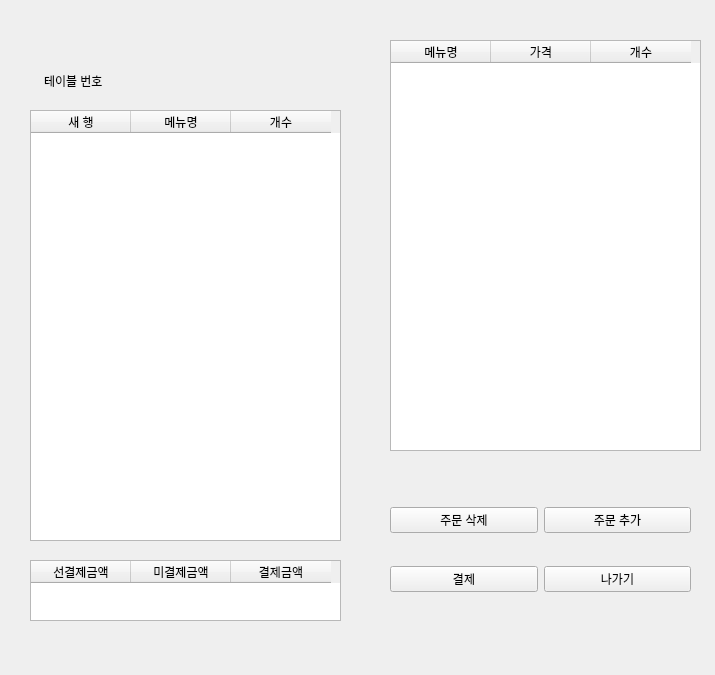
<?xml version="1.0" encoding="UTF-8"?>
<ui version="4.0">
 <class>tableForm</class>
 <widget class="QWidget" name="tableForm">
  <property name="geometry">
   <rect>
    <x>0</x>
    <y>0</y>
    <width>715</width>
    <height>675</height>
   </rect>
  </property>
  <property name="minimumSize">
   <size>
    <width>715</width>
    <height>675</height>
   </size>
  </property>
  <property name="maximumSize">
   <size>
    <width>715</width>
    <height>675</height>
   </size>
  </property>
  <property name="windowTitle">
   <string>Form</string>
  </property>
  <widget class="QWidget" name="tableInfoWidget" native="true">
   <property name="geometry">
    <rect>
     <x>0</x>
     <y>0</y>
     <width>711</width>
     <height>671</height>
    </rect>
   </property>
   <property name="minimumSize">
    <size>
     <width>711</width>
     <height>671</height>
    </size>
   </property>
   <property name="maximumSize">
    <size>
     <width>711</width>
     <height>671</height>
    </size>
   </property>
   <widget class="QLabel" name="label">
    <property name="geometry">
     <rect>
      <x>44</x>
      <y>60</y>
      <width>161</width>
      <height>41</height>
     </rect>
    </property>
    <property name="text">
     <string>테이블 번호</string>
    </property>
   </widget>
   <widget class="QWidget" name="layoutWidget">
    <property name="geometry">
     <rect>
      <x>390</x>
      <y>480</y>
      <width>301</width>
      <height>141</height>
     </rect>
    </property>
    <layout class="QGridLayout" name="gridLayout">
     <item row="0" column="0">
      <widget class="QPushButton" name="pushButton">
       <property name="text">
        <string>주문 삭제</string>
       </property>
      </widget>
     </item>
     <item row="0" column="1">
      <widget class="QPushButton" name="pushButton_2">
       <property name="text">
        <string>주문 추가</string>
       </property>
      </widget>
     </item>
     <item row="1" column="0">
      <widget class="QPushButton" name="pushButton_8">
       <property name="text">
        <string>결제</string>
       </property>
      </widget>
     </item>
     <item row="1" column="1">
      <widget class="QPushButton" name="pushButton_3">
       <property name="text">
        <string>나가기</string>
       </property>
      </widget>
     </item>
    </layout>
   </widget>
   <widget class="QTableWidget" name="tableWidget">
    <property name="geometry">
     <rect>
      <x>390</x>
      <y>40</y>
      <width>311</width>
      <height>411</height>
     </rect>
    </property>
    <column>
     <property name="text">
      <string>메뉴명</string>
     </property>
    </column>
    <column>
     <property name="text">
      <string>가격</string>
     </property>
    </column>
    <column>
     <property name="text">
      <string>개수</string>
     </property>
    </column>
   </widget>
   <widget class="QTableWidget" name="tableWidget_2">
    <property name="geometry">
     <rect>
      <x>30</x>
      <y>110</y>
      <width>311</width>
      <height>431</height>
     </rect>
    </property>
    <column>
     <property name="text">
      <string>새 행</string>
     </property>
    </column>
    <column>
     <property name="text">
      <string>메뉴명</string>
     </property>
    </column>
    <column>
     <property name="text">
      <string>개수</string>
     </property>
    </column>
   </widget>
   <widget class="QTableWidget" name="tableWidget_3">
    <property name="geometry">
     <rect>
      <x>30</x>
      <y>560</y>
      <width>311</width>
      <height>61</height>
     </rect>
    </property>
    <column>
     <property name="text">
      <string>선결제금액</string>
     </property>
    </column>
    <column>
     <property name="text">
      <string>미결제금액</string>
     </property>
    </column>
    <column>
     <property name="text">
      <string>결제금액</string>
     </property>
    </column>
   </widget>
  </widget>
 </widget>
 <resources/>
 <connections/>
</ui>
